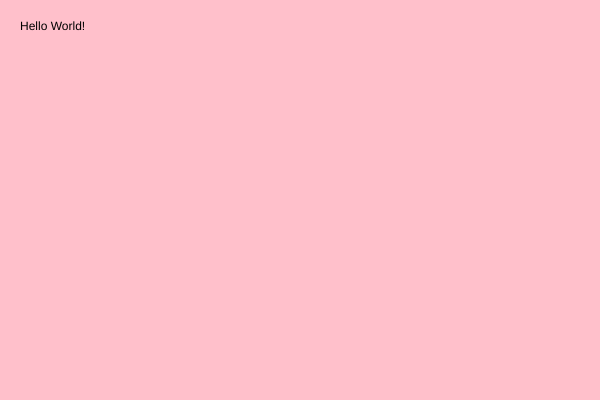
Frame 1 (no input)
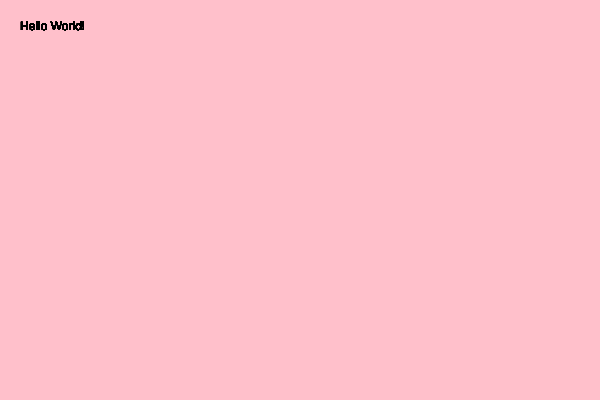
Frame 60 (no input)
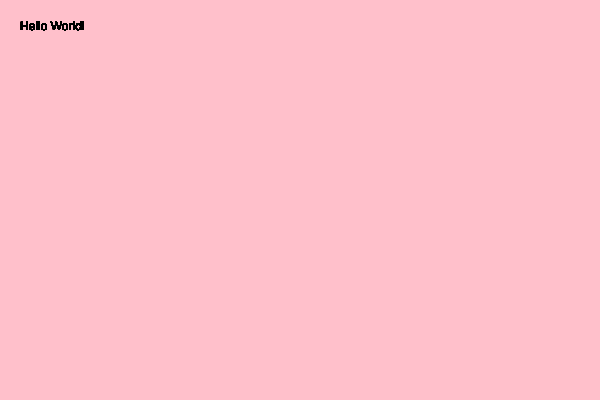
Frame 120 (the mouse pressed at the canvas centre since frame 60)

The p5.js sketch that drew these frames (run headless with seeded random() and noise() and a simulated clock; from frame 60 on, the mouse is pressed at the canvas centre):

// p5.js sketch
// ── sketch.js
//Declare setup function
function setup(){

//created a canvas (600 by 400)
  createCanvas(600, 400);

//background color is pink
  background('pink');

}

//Declare Draw function
function draw(){

  // tell p5 to print the string "Hello World"
  // this will be at (x: 20, y: 30)
  text( "Hello World!", 20, 30 );

}
